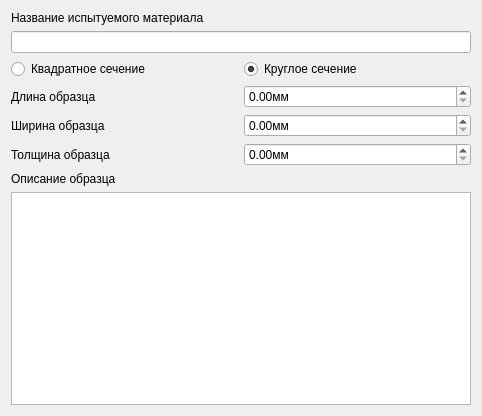
<ui version="4.0" >
 <class>PatternWizardForm</class>
 <widget class="QWidget" name="PatternWizardForm" >
  <property name="geometry" >
   <rect>
    <x>0</x>
    <y>0</y>
    <width>482</width>
    <height>416</height>
   </rect>
  </property>
  <property name="windowTitle" >
   <string>Параметры образца</string>
  </property>
  <layout class="QVBoxLayout" name="verticalLayout" >
   <item>
    <widget class="QLabel" name="label_4" >
     <property name="text" >
      <string>Название испытуемого материала</string>
     </property>
    </widget>
   </item>
   <item>
    <widget class="QLineEdit" name="lePatternName" />
   </item>
   <item>
    <layout class="QGridLayout" name="_2" >
     <item row="0" column="0" >
      <widget class="QRadioButton" name="rbPatternRectangleSection" >
       <property name="text" >
        <string>Квадратное сечение</string>
       </property>
      </widget>
     </item>
     <item row="0" column="1" >
      <widget class="QRadioButton" name="rbPatternRoundSection" >
       <property name="text" >
        <string>Круглое сечение</string>
       </property>
       <property name="checked" >
        <bool>true</bool>
       </property>
      </widget>
     </item>
     <item row="1" column="0" >
      <widget class="QLabel" name="label" >
       <property name="text" >
        <string>Длина образца</string>
       </property>
      </widget>
     </item>
     <item row="2" column="0" >
      <widget class="QLabel" name="label_2" >
       <property name="text" >
        <string>Ширина образца</string>
       </property>
      </widget>
     </item>
     <item row="3" column="0" >
      <widget class="QLabel" name="label_3" >
       <property name="text" >
        <string>Толщина образца</string>
       </property>
      </widget>
     </item>
     <item row="1" column="1" >
      <widget class="QDoubleSpinBox" name="dsbPatternLenght" >
       <property name="suffix" >
        <string>мм</string>
       </property>
      </widget>
     </item>
     <item row="2" column="1" >
      <widget class="QDoubleSpinBox" name="dsbPatternWidth" >
       <property name="suffix" >
        <string>мм</string>
       </property>
      </widget>
     </item>
     <item row="3" column="1" >
      <widget class="QDoubleSpinBox" name="dsbPatternThickness" >
       <property name="suffix" >
        <string>мм</string>
       </property>
      </widget>
     </item>
    </layout>
   </item>
   <item>
    <widget class="QLabel" name="label_5" >
     <property name="text" >
      <string>Описание образца</string>
     </property>
    </widget>
   </item>
   <item>
    <widget class="QTextEdit" name="tePatternDescription" />
   </item>
  </layout>
 </widget>
 <resources/>
 <connections/>
</ui>
